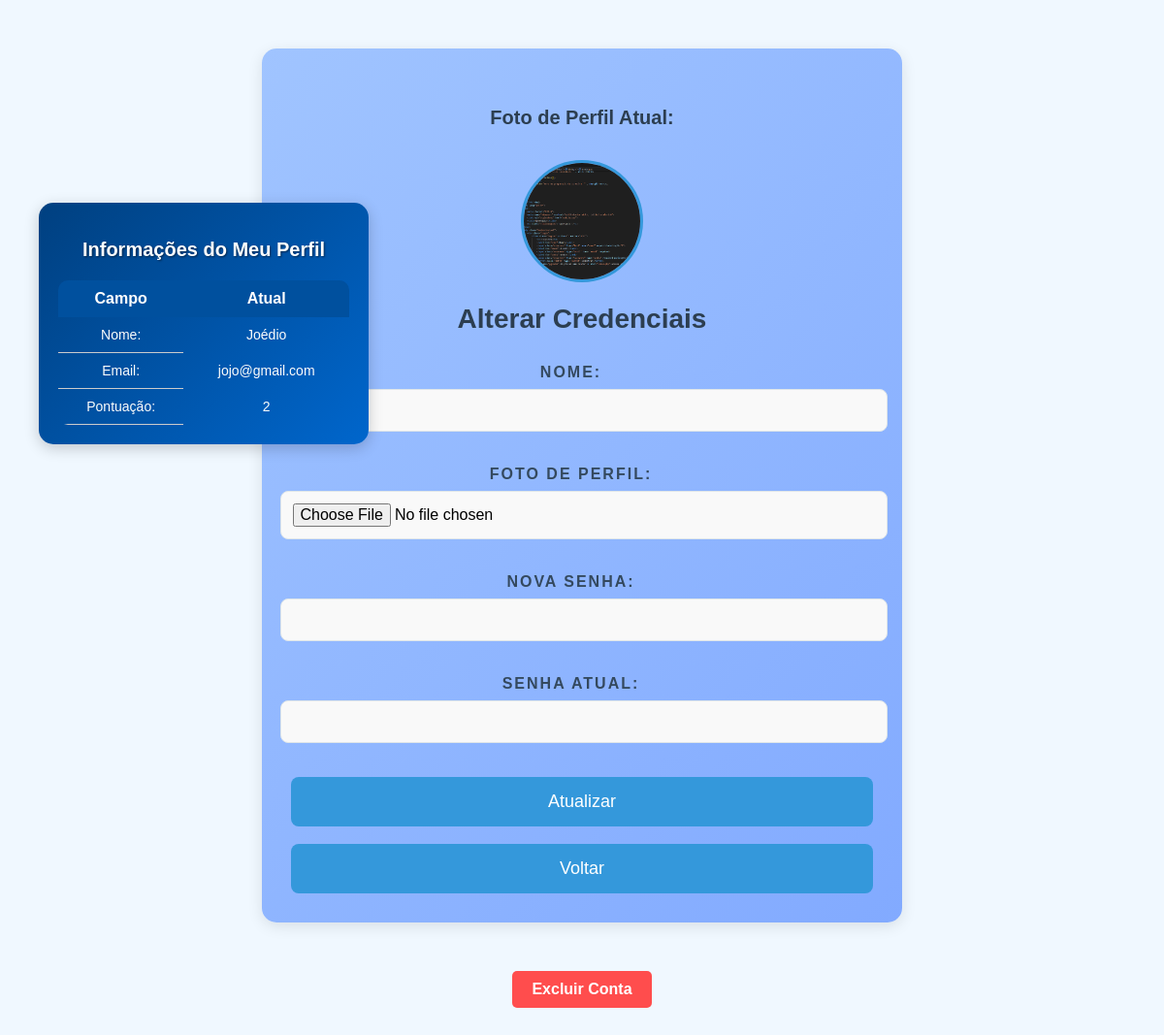
/perfil.php (signed in), run on the app's committed database.
### tables this page shows
CREATE TABLE `ranking` (
  `id` int(11) NOT NULL,
  `id_usuario` int(11) NOT NULL,
  `pontuacao` int(11) NOT NULL
);

CREATE TABLE `usuarios` (
  `id` int(11) NOT NULL,
  `nome` varchar(40) NOT NULL,
  `senha` varchar(200) NOT NULL,
  `email` varchar(40) NOT NULL,
  `imagem_perfil` varchar(255) DEFAULT NULL
);

### perfil.php (the view, shortened to what this page needs)
<?php
include('conexao_bd.php');
$id = $_SESSION['id'];
$sql_code = "SELECT u.*, r.pontuacao
             FROM usuarios u
             LEFT JOIN ranking r ON u.id = r.id_usuario
             WHERE u.id = ?";
$stmt = $mysqli->prepare($sql_code);
$stmt->bind_param("i", $id);
$stmt->execute();
$result = $stmt->get_result();
$usuario = $result->fetch_assoc();
?>
<!DOCTYPE html>
<html lang="pt-br">
<head>
    <link rel="stylesheet" href="estilo.css">
</head>
<body class="pag-perfil-body">
    <div class="pag-perfil-container">
        <h2 class="pag-perfil-subtitle">Foto de Perfil Atual:</h2>
        <img src="<?php echo isset($usuario['imagem_perfil']) && !empty($usuario['imagem_perfil']) ? $usuario['imagem_perfil'] : 'imagem/anonimo.png'; ?>" alt="Foto de Perfil" class="pag-perfil-img">
        <h1 class="pag-perfil-title">Alterar Credenciais</h1>
        <form action="perfil.php" method="POST" enctype="multipart/form-data" class="pag-perfil-form">
            <div class="pag-perfil-input-group">
                <label for="nome" class="pag-perfil-label">Nome:</label>
                <input type="text" name="nome" class="pag-perfil-input" value="<?php echo htmlspecialchars($usuario['nome'], ENT_QUOTES, 'UTF-8'); ?>">
            </div>
            <div class="pag-perfil-input-group">
                <label for="fotoPerfil" class="pag-perfil-label">Foto de Perfil:</label>
                <input type="file" name="fotoPerfil" id="fotoPerfil" class="pag-perfil-file">
            </div>
            <div class="pag-perfil-input-group">
                <label for="senha_nova" class="pag-perfil-label">Nova Senha:</label>
                <input type="password" name="senha_nova" class="pag-perfil-input" minlength="3">
            </div>
            <div class="pag-perfil-input-group">
                <label for="senha_atual" class="pag-perfil-label">Senha Atual:</label>
                <input type="password" name="senha_atual" class="pag-perfil-input" required minlength="3">
            </div>
            <button type="submit" class="pag-perfil-btn">Atualizar</button>
        </form>
        <br>
        <a href="principal.php"><button class="pag-perfil-btn">Voltar</button></a>
    </div>
    <div class="delete-account-container">
        <button type="button" class="delete-account-btn" onclick="openModal()">Excluir Conta</button>
    </div>
    <div class="tableinfuser">
        <h2 class="tableinfuser-title">Informações do Meu Perfil</h2>
        <table class="tableinfuser-table">
            <tr>
                <th class="tableinfuser-header">Campo</th>
                <th class="tableinfuser-header">Atual</th>
            </tr>
            <tr>
                <td class="tableinfuser-cell">Nome:</td>
                <td class="tableinfuser-cell"><?php echo htmlspecialchars($usuario['nome'], ENT_QUOTES, 'UTF-8'); ?></td>
            </tr>
            <tr>
                <td class="tableinfuser-cell">Email:</td>
                <td class="tableinfuser-cell"><?php echo htmlspecialchars($usuario['email'], ENT_QUOTES, 'UTF-8'); ?></td>
            </tr>
            <tr>
                <td class="tableinfuser-cell">Pontuação:</td>
                <td class="tableinfuser-cell"><?php echo htmlspecialchars($usuario['pontuacao'], ENT_QUOTES, 'UTF-8'); ?></td>
            </tr>
        </table>
    </div>
</body>
</html>

### estilo.css (style rules this page uses)
a { text-decoration: none; color: inherit; }
label { color: rgba(255, 255, 255, 0.8); text-transform: uppercase; font-size: 12px; letter-spacing: 2px; align-items: center; }
.pag-perfil-body { font-family: 'Arial', sans-serif; background-color: #f0f8ff; margin: 0; padding: 0; }
.pag-perfil-container { max-width: 600px; margin: 50px auto; background-color: #ffffff; padding: 30px; border-radius: 15px; box-shadow: 0 4px 15px rgba(0, 0, 0, 0.1); text-align: center; background: linear-gradient(135deg, #a0c4ff, #82aaff); }
.pag-perfil-title { color: #2c3e50; font-size: 28px; margin-bottom: 30px; font-weight: bold; }
.pag-perfil-form { display: flex; flex-direction: column; align-items: center; gap: 20px; }
.pag-perfil-input-group { width: 100%; margin-bottom: 15px; text-align: left; margin-right: 23px; }
.pag-perfil-label { font-size: 16px; color: #34495e; font-weight: 600; margin-bottom: 8px; display: block; text-align: center; }
.pag-perfil-input, .pag-perfil-file { width: 100%; padding: 12px; font-size: 16px; border: 1px solid #dfe6e9; border-radius: 8px; background-color: #f9f9f9; transition: all 0.3s ease; }
.pag-perfil-btn { width: 100%; padding: 15px; background-color: #3498db; color: white; border: none; border-radius: 8px; font-size: 18px; cursor: pointer; transition: background-color 0.3s ease; }
.pag-perfil-subtitle { color: #2c3e50; font-size: 20px; margin-top: 30px; }
.pag-perfil-img { width: 120px; height: 120px; border-radius: 50%; object-fit: cover; margin-top: 15px; border: 3px solid #3498db; }
.tableinfuser { background-color: #09f382c3; max-width: 300px; align-items: center; text-align: center; position: relative; bottom: 830px; left: 40px; border-radius: 15px; box-shadow: 0 4px 15px rgba(0, 0, 0, 0.2); padding: 20px; background: linear-gradient(135deg, #004080, #0066cc); }
.tableinfuser-title { font-size: 20px; font-weight: bold; color: #ffffff; margin-bottom: 20px; text-shadow: 1px 1px 2px rgba(0, 0, 0, 0.5); text-align: center; }
.tableinfuser-table { width: 100%; border-collapse: collapse; border-radius: 10px; overflow: hidden; }
.tableinfuser-header { background-color: #00509e; color: #ffffff; font-weight: bold; padding: 10px; text-align: left; font-size: 16px; text-align: center; }
.tableinfuser-cell { padding: 10px; font-size: 14px; color: #fcfcfc; border-bottom: 1px solid #cccccc; }
.tableinfuser-cell:last-child { border-bottom: none; }
.delete-account-container { text-align: center; margin-top: 20px; }
.delete-account-btn { background-color: #ff4d4d; color: white; border: none; border-radius: 5px; padding: 10px 20px; font-size: 16px; font-weight: bold; cursor: pointer; transition: background-color 0.3s ease; }
.delete-account-btn { background-color: #ff4d4d; color: white; border: none; border-radius: 5px; padding: 10px 20px; font-size: 16px; cursor: pointer; transition: background-color 0.3s ease; }

### data on the page
ranking: id_usuario.imagem_perfil (picture), nome "Joédio", id_usuario.nome "Joédio", id_usuario.email "jojo@gmail.com", pontuacao "2"
